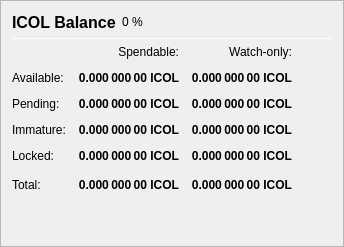
                   <widget class="QFrame" name="frame_Balances">
                    <property name="frameShape">
                     <enum>QFrame::StyledPanel</enum>
                    </property>
                    <property name="frameShadow">
                     <enum>QFrame::Raised</enum>
                    </property>
                    <layout class="QVBoxLayout" name="verticalLayout_4">
                     <item>
                      <layout class="QHBoxLayout" name="horizontalLayout_4">
                       <item>
                        <widget class="QLabel" name="label_5">
                         <property name="minimumSize">
                          <size>
                           <width>0</width>
                           <height>20</height>
                          </size>
                         </property>
                         <property name="font">
                          <font>
                           <pointsize>12</pointsize>
                           <weight>75</weight>
                           <bold>true</bold>
                          </font>
                         </property>
                         <property name="text">
                          <string>ICOL Balance</string>
                         </property>
                        </widget>
                       </item>
                       <item>
                        <widget class="QLabel" name="labelICOLPercent">
                         <property name="text">
                          <string notr="true">0 %</string>
                         </property>
                        </widget>
                       </item>
                       <item>
                        <spacer name="horizontalSpacer_3">
                         <property name="orientation">
                          <enum>Qt::Horizontal</enum>
                         </property>
                         <property name="sizeHint" stdset="0">
                          <size>
                           <width>40</width>
                           <height>20</height>
                          </size>
                         </property>
                        </spacer>
                       </item>
                      </layout>
                     </item>
                     <item>
                      <widget class="Line" name="line_Balance">
                       <property name="minimumSize">
                        <size>
                         <width>0</width>
                         <height>1</height>
                        </size>
                       </property>
                       <property name="maximumSize">
                        <size>
                         <width>16777215</width>
                         <height>1</height>
                        </size>
                       </property>
                       <property name="orientation">
                        <enum>Qt::Horizontal</enum>
                       </property>
                      </widget>
                     </item>
                     <item>
                      <layout class="QGridLayout" name="gridLayout">
                       <property name="spacing">
                        <number>12</number>
                       </property>
                       <item row="0" column="1">
                        <widget class="QLabel" name="labelSpendable">
                         <property name="text">
                          <string>Spendable:</string>
                         </property>
                         <property name="alignment">
                          <set>Qt::AlignRight|Qt::AlignTrailing|Qt::AlignVCenter</set>
                         </property>
                        </widget>
                       </item>
                       <item row="0" column="2">
                        <widget class="QLabel" name="labelWatchonly">
                         <property name="text">
                          <string>Watch-only:</string>
                         </property>
                         <property name="alignment">
                          <set>Qt::AlignRight|Qt::AlignTrailing|Qt::AlignVCenter</set>
                         </property>
                        </widget>
                       </item>
                       <item row="1" column="0">
                        <widget class="QLabel" name="labelBalanceText">
                         <property name="text">
                          <string>Available:</string>
                         </property>
                        </widget>
                       </item>
                       <item row="1" column="1">
                        <widget class="QLabel" name="labelBalance">
                         <property name="font">
                          <font>
                           <weight>75</weight>
                           <bold>true</bold>
                          </font>
                         </property>
                         <property name="cursor">
                          <cursorShape>IBeamCursor</cursorShape>
                         </property>
                         <property name="toolTip">
                          <string>Your current spendable balance</string>
                         </property>
                         <property name="text">
                          <string notr="true">0.000 000 00 ICOL</string>
                         </property>
                         <property name="alignment">
                          <set>Qt::AlignRight|Qt::AlignTrailing|Qt::AlignVCenter</set>
                         </property>
                         <property name="textInteractionFlags">
                          <set>Qt::LinksAccessibleByMouse|Qt::TextSelectableByKeyboard|Qt::TextSelectableByMouse</set>
                         </property>
                        </widget>
                       </item>
                       <item row="1" column="2">
                        <widget class="QLabel" name="labelWatchAvailable">
                         <property name="font">
                          <font>
                           <weight>75</weight>
                           <bold>true</bold>
                          </font>
                         </property>
                         <property name="cursor">
                          <cursorShape>IBeamCursor</cursorShape>
                         </property>
                         <property name="toolTip">
                          <string>Your current balance in watch-only addresses</string>
                         </property>
                         <property name="text">
                          <string notr="true">0.000 000 00 ICOL</string>
                         </property>
                         <property name="alignment">
                          <set>Qt::AlignRight|Qt::AlignTrailing|Qt::AlignVCenter</set>
                         </property>
                         <property name="textInteractionFlags">
                          <set>Qt::LinksAccessibleByMouse|Qt::TextSelectableByKeyboard|Qt::TextSelectableByMouse</set>
                         </property>
                        </widget>
                       </item>
                       <item row="2" column="0">
                        <widget class="QLabel" name="labelPendingText">
                         <property name="text">
                          <string>Pending:</string>
                         </property>
                        </widget>
                       </item>
                       <item row="2" column="1">
                        <widget class="QLabel" name="labelUnconfirmed">
                         <property name="font">
                          <font>
                           <weight>75</weight>
                           <bold>true</bold>
                          </font>
                         </property>
                         <property name="cursor">
                          <cursorShape>IBeamCursor</cursorShape>
                         </property>
                         <property name="toolTip">
                          <string>Total of transactions that have yet to be confirmed, and do not yet count toward the spendable balance</string>
                         </property>
                         <property name="text">
                          <string notr="true">0.000 000 00 ICOL</string>
                         </property>
                         <property name="alignment">
                          <set>Qt::AlignRight|Qt::AlignTrailing|Qt::AlignVCenter</set>
                         </property>
                         <property name="textInteractionFlags">
                          <set>Qt::LinksAccessibleByMouse|Qt::TextSelectableByKeyboard|Qt::TextSelectableByMouse</set>
                         </property>
                        </widget>
                       </item>
                       <item row="2" column="2">
                        <widget class="QLabel" name="labelWatchPending">
                         <property name="font">
                          <font>
                           <weight>75</weight>
                           <bold>true</bold>
                          </font>
                         </property>
                         <property name="cursor">
                          <cursorShape>IBeamCursor</cursorShape>
                         </property>
                         <property name="toolTip">
                          <string>Unconfirmed transactions to watch-only addresses</string>
                         </property>
                         <property name="text">
                          <string notr="true">0.000 000 00 ICOL</string>
                         </property>
                         <property name="alignment">
                          <set>Qt::AlignRight|Qt::AlignTrailing|Qt::AlignVCenter</set>
                         </property>
                         <property name="textInteractionFlags">
                          <set>Qt::LinksAccessibleByMouse|Qt::TextSelectableByKeyboard|Qt::TextSelectableByMouse</set>
                         </property>
                        </widget>
                       </item>
                       <item row="3" column="0">
                        <widget class="QLabel" name="labelImmatureText">
                         <property name="text">
                          <string>Immature:</string>
                         </property>
                        </widget>
                       </item>
                       <item row="3" column="1">
                        <widget class="QLabel" name="labelImmature">
                         <property name="font">
                          <font>
                           <weight>75</weight>
                           <bold>true</bold>
                          </font>
                         </property>
                         <property name="cursor">
                          <cursorShape>IBeamCursor</cursorShape>
                         </property>
                         <property name="toolTip">
                          <string>Staked or masternode rewards that has not yet matured</string>
                         </property>
                         <property name="text">
                          <string notr="true">0.000 000 00 ICOL</string>
                         </property>
                         <property name="alignment">
                          <set>Qt::AlignRight|Qt::AlignTrailing|Qt::AlignVCenter</set>
                         </property>
                         <property name="textInteractionFlags">
                          <set>Qt::LinksAccessibleByMouse|Qt::TextSelectableByKeyboard|Qt::TextSelectableByMouse</set>
                         </property>
                        </widget>
                       </item>
                       <item row="3" column="2">
                        <widget class="QLabel" name="labelWatchImmature">
                         <property name="font">
                          <font>
                           <weight>75</weight>
                           <bold>true</bold>
                          </font>
                         </property>
                         <property name="cursor">
                          <cursorShape>IBeamCursor</cursorShape>
                         </property>
                         <property name="toolTip">
                          <string>Staked or masternode rewards in watch-only addresses that has not yet matured</string>
                         </property>
                         <property name="text">
                          <string notr="true">0.000 000 00 ICOL</string>
                         </property>
                         <property name="alignment">
                          <set>Qt::AlignRight|Qt::AlignTrailing|Qt::AlignVCenter</set>
                         </property>
                         <property name="textInteractionFlags">
                          <set>Qt::LinksAccessibleByMouse|Qt::TextSelectableByKeyboard|Qt::TextSelectableByMouse</set>
                         </property>
                        </widget>
                       </item>
                       <item row="4" column="0">
                        <widget class="QLabel" name="labelLockedBalanceText">
                         <property name="toolTip">
                          <string>Locked ICOL or Masternode collaterals. These are excluded from zICOL minting.</string>
                         </property>
                         <property name="text">
                          <string>Locked:</string>
                         </property>
                        </widget>
                       </item>
                       <item row="4" column="1">
                        <widget class="QLabel" name="labelLockedBalance">
                         <property name="font">
                          <font>
                           <weight>75</weight>
                           <bold>true</bold>
                          </font>
                         </property>
                         <property name="cursor">
                          <cursorShape>IBeamCursor</cursorShape>
                         </property>
                         <property name="toolTip">
                          <string>Locked ICOL or Masternode collaterals. These are excluded from zICOL minting.</string>
                         </property>
                         <property name="text">
                          <string notr="true">0.000 000 00 ICOL</string>
                         </property>
                         <property name="alignment">
                          <set>Qt::AlignRight|Qt::AlignTrailing|Qt::AlignVCenter</set>
                         </property>
                         <property name="textInteractionFlags">
                          <set>Qt::LinksAccessibleByMouse|Qt::TextSelectableByKeyboard|Qt::TextSelectableByMouse</set>
                         </property>
                        </widget>
                       </item>
                       <item row="4" column="2">
                        <widget class="QLabel" name="labelWatchLocked">
                         <property name="font">
                          <font>
                           <weight>75</weight>
                           <bold>true</bold>
                          </font>
                         </property>
                         <property name="cursor">
                          <cursorShape>IBeamCursor</cursorShape>
                         </property>
                         <property name="toolTip">
                          <string>Current locked balance in watch-only addresses</string>
                         </property>
                         <property name="text">
                          <string notr="true">0.000 000 00 ICOL</string>
                         </property>
                         <property name="alignment">
                          <set>Qt::AlignRight|Qt::AlignTrailing|Qt::AlignVCenter</set>
                         </property>
                         <property name="textInteractionFlags">
                          <set>Qt::LinksAccessibleByMouse|Qt::TextSelectableByKeyboard|Qt::TextSelectableByMouse</set>
                         </property>
                        </widget>
                       </item>
                       <item row="5" column="0">
                        <widget class="QLabel" name="labelTotalText">
                         <property name="toolTip">
                          <string>Your current Icolcoin balance, unconfirmed and immature transactions included</string>
                         </property>
                         <property name="text">
                          <string>Total:</string>
                         </property>
                        </widget>
                       </item>
                       <item row="5" column="1">
                        <widget class="QLabel" name="labelTotal">
                         <property name="font">
                          <font>
                           <weight>75</weight>
                           <bold>true</bold>
                          </font>
                         </property>
                         <property name="cursor">
                          <cursorShape>IBeamCursor</cursorShape>
                         </property>
                         <property name="toolTip">
                          <string>Your current Icolcoin balance, unconfirmed and immature transactions included</string>
                         </property>
                         <property name="text">
                          <string notr="true">0.000 000 00 ICOL</string>
                         </property>
                         <property name="alignment">
                          <set>Qt::AlignRight|Qt::AlignTrailing|Qt::AlignVCenter</set>
                         </property>
                         <property name="textInteractionFlags">
                          <set>Qt::LinksAccessibleByMouse|Qt::TextSelectableByKeyboard|Qt::TextSelectableByMouse</set>
                         </property>
                        </widget>
                       </item>
                       <item row="5" column="2">
                        <widget class="QLabel" name="labelWatchTotal">
                         <property name="font">
                          <font>
                           <weight>75</weight>
                           <bold>true</bold>
                          </font>
                         </property>
                         <property name="cursor">
                          <cursorShape>IBeamCursor</cursorShape>
                         </property>
                         <property name="toolTip">
                          <string>Current total balance in watch-only addresses</string>
                         </property>
                         <property name="text">
                          <string notr="true">0.000 000 00 ICOL</string>
                         </property>
                         <property name="alignment">
                          <set>Qt::AlignRight|Qt::AlignTrailing|Qt::AlignVCenter</set>
                         </property>
                         <property name="textInteractionFlags">
                          <set>Qt::LinksAccessibleByMouse|Qt::TextSelectableByKeyboard|Qt::TextSelectableByMouse</set>
                         </property>
                        </widget>
                       </item>
                       <item row="5" column="3">
                        <spacer name="horizontalSpacer_9">
                         <property name="orientation">
                          <enum>Qt::Horizontal</enum>
                         </property>
                         <property name="sizeHint" stdset="0">
                          <size>
                           <width>40</width>
                           <height>20</height>
                          </size>
                         </property>
                        </spacer>
                       </item>
                      </layout>
                     </item>
                     <item>
                      <spacer name="verticalSpacer_3">
                       <property name="orientation">
                        <enum>Qt::Vertical</enum>
                       </property>
                       <property name="sizeHint" stdset="0">
                        <size>
                         <width>20</width>
                         <height>40</height>
                        </size>
                       </property>
                      </spacer>
                     </item>
                    </layout>
                   </widget>
